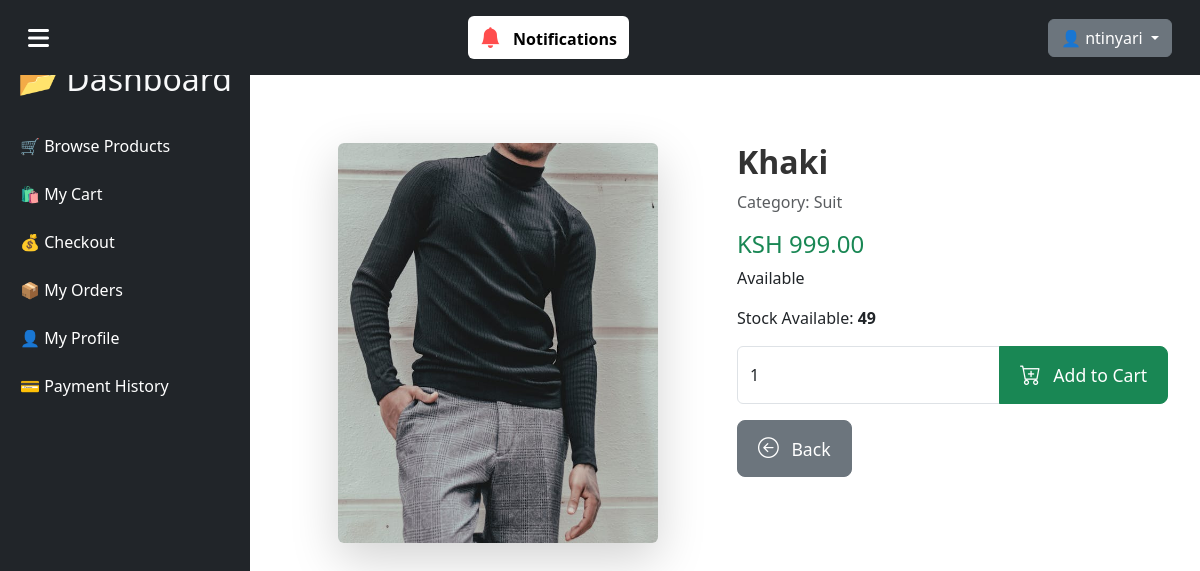
The page /inventory/products/14/ (signed in) on the database as committed earlier.
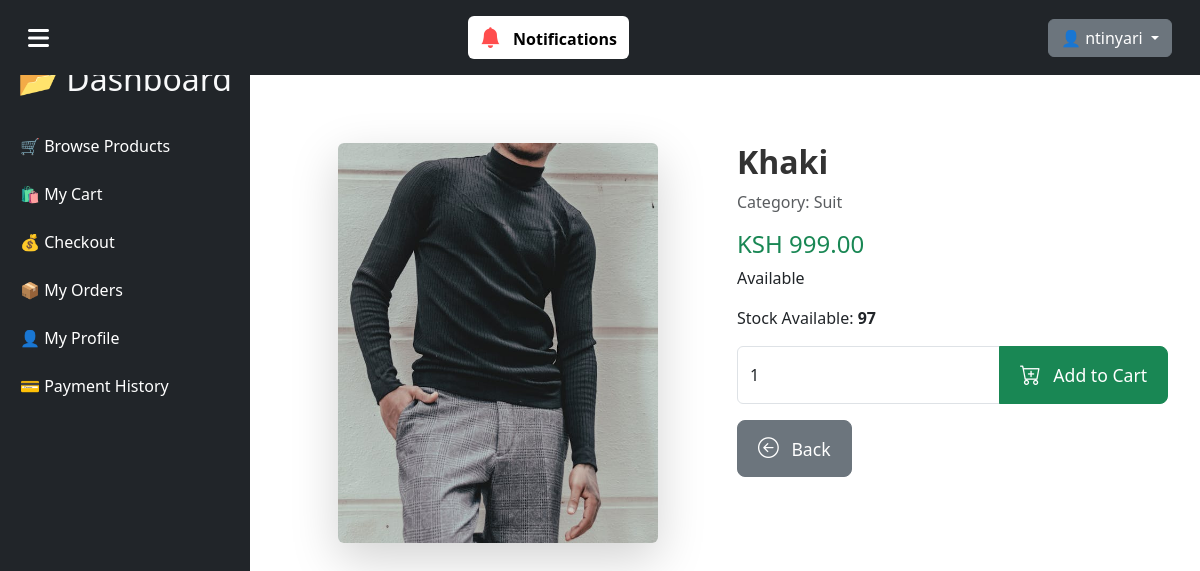
The same page on the database as committed later.
### inventory/models.py (models this page shows, shortened)
class Product(models.Model):
    name = models.CharField(max_length=100)
    sku = models.CharField(max_length=50, unique=True)
    category = models.ForeignKey(Category, on_delete=models.PROTECT, related_name="products")
    supplier = models.ForeignKey(Supplier, on_delete=models.SET_NULL, null=True, blank=True, related_name="supplied_products")
    description = models.TextField(null=True, blank=True)
    quantity = models.PositiveIntegerField(default=0)  # ✅ Add quantity field
    price = models.DecimalField(max_digits=10, decimal_places=2)
    image = models.ImageField(upload_to='product_images/', null=True, blank=True)
    created_at = models.DateTimeField(auto_now_add=True)
    updated_at = models.DateTimeField(auto_now=True)
    def get_available_stock(self):
        total_stock = self.stock_entries.aggregate(total_stock=Sum('quantity'))['total_stock']
        return total_stock or 0

class Category(models.Model):
    name = models.CharField(max_length=100, unique=True)
    description = models.TextField(null=True, blank=True)

### inventory/views.py (the view)
# urls.py: path('products/<int:product_id>/', product_detail, name='product_detail'),
def product_detail(request, product_id):
    product = get_object_or_404(Product, id=product_id)
    return render(request, 'inventory/customer/product_detail.html', {'product': product})

### inventory/templates/inventory/customer/product_detail.html (shortened to what this page needs)
{% extends 'base.html' %}
{% block content %}
<link rel="stylesheet" href="https://cdn.jsdelivr.net/npm/bootstrap-icons/font/bootstrap-icons.css">
<div class="container mt-5">
    <div class="row">
        <div class="col-md-6 text-center">
            <img src="{{ product.image.url }}" class="img-fluid rounded shadow-lg" alt="{{ product.name }}" style="max-height: 400px; object-fit: contain;">
        </div>
        <div class="col-md-6">
            <h2 class="product-title">{{ product.name }}</h2>
            <p class="text-muted">Category: {{ product.category.name }}</p>
            <h4 class="text-success">KSH {{ product.price }}</h4>
            <p>{{ product.description }}</p>
            <p>Stock Available: <strong>{{ product.get_available_stock }}</strong></p>
            <form action="{% url 'order:add_to_cart' product.id %}" method="POST">
                <div class="input-group mb-3">
                    <input type="number" name="quantity" class="form-control" value="1" min="1" max="{{ product.get_available_stock }}" required>
                    <button type="submit" class="btn btn-success btn-lg">
                        <i class="bi bi-cart-plus"></i> Add to Cart
                    </button>
                </div>
            </form>
            <a href="{% url 'inventory:browse_products' %}" class="btn btn-secondary btn-lg">
                <i class="bi bi-arrow-left-circle"></i> Back
            </a>
        </div>
    </div>
</div>
{% endblock %}

Rows that differ between the two databases and show on the page:
changed Product "Khaki": get_available_stock "49" → "97"
